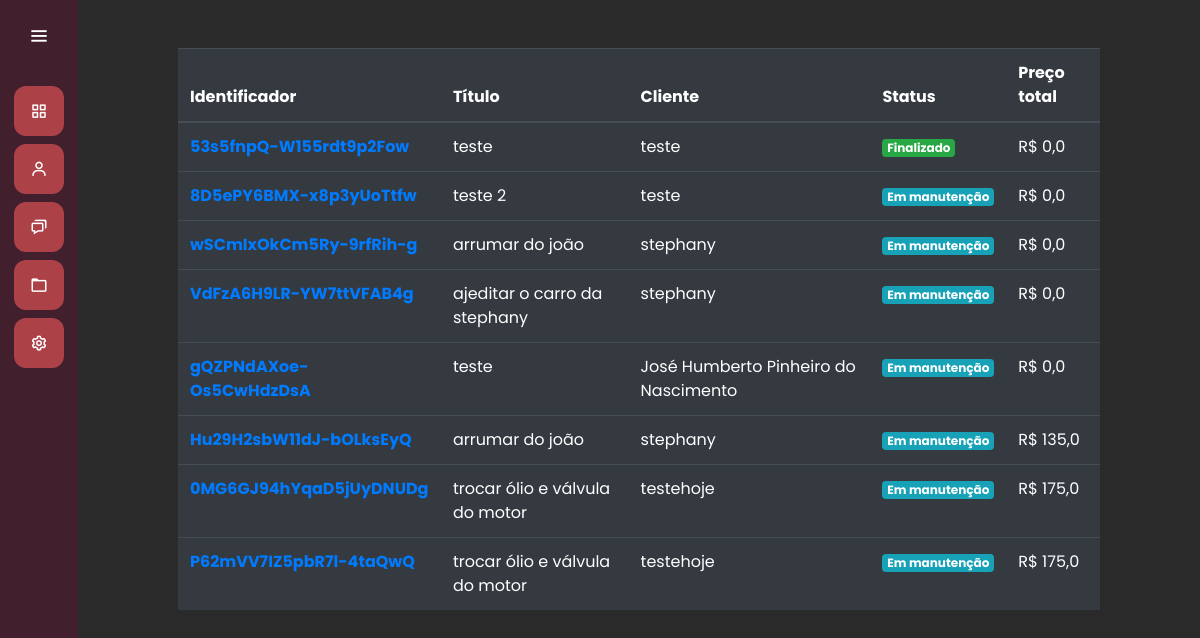
/servicos/listar_servico/, run on the app's committed database.
### servicos/models.py (models this page shows, shortened)
class Servico(models.Model):
    titulo = models.CharField(max_length=30)
    cliente = models.ForeignKey(Cliente, on_delete=models.SET_NULL, null=True)
    categoria_manutencao = models.ManyToManyField(CategoriaManutencao)
    data_inicio = models.DateField(null=True)
    data_entrega = models.DateField(null=True)
    finalizado = models.BooleanField(default=False)
    protocole = models.CharField(max_length=52, null=True, blank=True)
    identificador = models.CharField(max_length=24, null=True, blank=True)
    servicos_adicionais = models.ManyToManyField(ServicoAdicional)
    def __str__(self) -> str:
        return self.titulo
    def preco_total(self):
        preco_total = float(0)
        for categoria in self.categoria_manutencao.all():
            preco_total += float(categoria.preco)
        return preco_total

class CategoriaManutencao(models.Model):
    titulo = models.CharField(max_length=3, choices=ChoicesCategoriaManutencao.choices)
    preco = models.DecimalField(max_digits=8, decimal_places=2)

### clientes/models.py (models this page shows)
class Cliente(models.Model):
    nome = models.CharField(max_length=50)
    sobrenome = models.CharField(max_length=50)
    email = models.EmailField(max_length=50)
    cpf = models.CharField(max_length=12)
    def __str__(self) -> str:
        return self.nome

### servicos/views.py (the view)
# urls.py: path('listar_servico/', views.listar_servico, name="listar_servico"),
def listar_servico(request):
    if request.method == "GET":
        servicos = Servico.objects.all()
        print(servicos)
        return render(request, 'listar_servico.html', {'servicos': servicos})

### servicos/templates/listar_servico.html
{% extends 'base.html' %}
{% load static %}
{% block 'head' %}
    <link rel="stylesheet" href="{% static 'clientes/css/clientes.css' %}">
    <link rel="stylesheet" href="{% static 'servicos/css/listar_servico.css' %}">
{% endblock %}
{% block 'dashboard' %}
    <br>
    <br>
    <div class="container-fluid distanciamento">
        <table class="table table-dark">
        <thead>
            <tr>
            <th scope="col">Identificador</th>
            <th scope="col">Título</th>
            <th scope="col">Cliente</th>
            <th scope="col">Status</th>
            <th scope="col">Preço total</th>
            </tr>
        </thead>
        <tbody>
            {% for servico in servicos %}
                <tr>
                    <th><a href="{% url 'servico' servico.identificador %}">{{servico.identificador}}</a></th>
                    <td>{{servico.titulo}}</td>
                    <td>{{servico.cliente}}</td>
                    <td>
                    {% if servico.finalizado %}
                        <span class="badge badge-success">Finalizado</span>
                    {% else %}
                        <span class="badge badge-info">Em manutenção</span>
                    {% endif %}
                    </td>
                    <td>R$ {{servico.preco_total}}</td>
                </tr>
            {% endfor %}
        </tbody>
        </table>
{% endblock %}

### templates/static/general/css/base.css (style rules this page uses)
* { margin: 0; padding: 0; box-sizing: border-box; font-family: "Poppins" , sans-serif; }

### templates/static/general/css/general.css (style rules this page uses)
:root { --main-color: #ac4147; --dark-color: #411f2d; --light-color: #ffc27f; --contrast-color: #f88863; --differential-color: #ffe29a; }

### templates/static/servicos/css/listar_servico.css (style rules this page uses)
.distanciamento { padding-left: 100px; padding-right: 100px; }

### data on the page
Servico: identificador "53s5fnpQ-W155rdt9p2Fow", titulo "teste", cliente "teste", finalizado "Finalizado", preco_total "0,0"
Servico: identificador "8D5ePY6BMX-x8p3yUoTtfw", titulo "teste 2", cliente "teste", finalizado "Em manutenção", preco_total "0,0"
Servico: identificador "wSCmIxOkCm5Ry-9rfRih-g", titulo "arrumar do joão", cliente "stephany", finalizado "Em manutenção", preco_total "0,0"
Servico: identificador "VdFzA6H9LR-YW7ttVFAB4g", titulo "ajeditar o carro da stephany", cliente "stephany", finalizado "Em manutenção", preco_total "0,0"
Servico: identificador "gQZPNdAXoe-Os5CwHdzDsA", titulo "teste", cliente "José Humberto Pinheiro do Nascimento", finalizado "Em manutenção", preco_total "0,0"
Servico: identificador "Hu29H2sbW11dJ-bOLksEyQ", titulo "arrumar do joão", cliente "stephany", finalizado "Em manutenção", preco_total "135,0"
Servico: identificador "0MG6GJ94hYqaD5jUyDNUDg", titulo "trocar ólio e válvula do motor", cliente "testehoje", finalizado "Em manutenção", preco_total "175,0"
Servico: identificador "P62mVV7IZ5pbR7l-4taQwQ", titulo "trocar ólio e válvula do motor", cliente "testehoje", finalizado "Em manutenção", preco_total "175,0"
